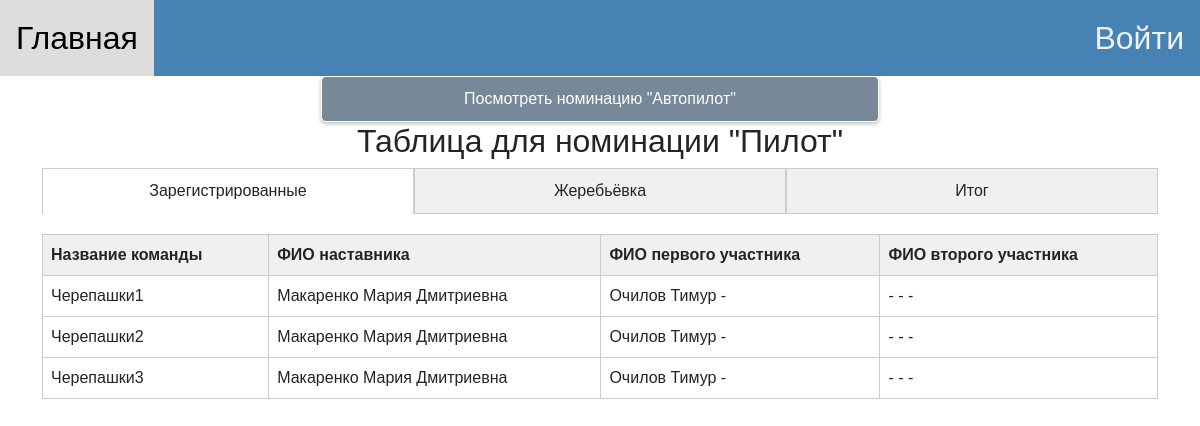
The app's page /table/pilot/15 with its own data.
### for_work_with_database/class_db_team.py (models this page shows)
class TeamDB(SqlAlchemyBase):
    __tablename__ = 'teams'
    id = sqlalchemy.Column(sqlalchemy.Integer, primary_key=True, autoincrement=True)
    name_command = sqlalchemy.Column(sqlalchemy.String)
    name_of_organization = sqlalchemy.Column(sqlalchemy.String)
    first_score = sqlalchemy.Column(sqlalchemy.Text)
    second_score = sqlalchemy.Column(sqlalchemy.Text)
    nomination = sqlalchemy.Column(sqlalchemy.Integer)
    competition_id = sqlalchemy.Column(sqlalchemy.Integer)
    manager = sqlalchemy.Column(sqlalchemy.String)
    number_phone_of_manager = sqlalchemy.Column(sqlalchemy.String)
    email_of_manager = sqlalchemy.Column(sqlalchemy.String)
    name_first_member = sqlalchemy.Column(sqlalchemy.String)
    last_name_first_member = sqlalchemy.Column(sqlalchemy.String)
    middle_name_first_member = sqlalchemy.Column(sqlalchemy.String)
    date_birthday_first_member = sqlalchemy.Column(sqlalchemy.String)
    certificate_PFDO_first_member = sqlalchemy.Column(sqlalchemy.String)
    name_second_member = sqlalchemy.Column(sqlalchemy.String)
    middle_name_second_member = sqlalchemy.Column(sqlalchemy.String)
    last_name_second_member = sqlalchemy.Column(sqlalchemy.String)
    date_birthday_second_member = sqlalchemy.Column(sqlalchemy.String)
    certificate_PFDO_second_member = sqlalchemy.Column(sqlalchemy.String)
    final_top = sqlalchemy.Column(sqlalchemy.Integer)
    final_score = sqlalchemy.Column(sqlalchemy.Integer)
    random_queue = sqlalchemy.Column(sqlalchemy.Integer)
    time_of_first_race = sqlalchemy.Column(sqlalchemy.Integer)
    time_of_second_race = sqlalchemy.Column(sqlalchemy.Integer)
    list_logs_score_of_first_race = sqlalchemy.Column(sqlalchemy.Text)
    list_logs_score_of_second_race = sqlalchemy.Column(sqlalchemy.Text)

### main.py (the view)
@app.route("/table/<string:nomination_name>/<int:id>")
@limiter.limit(REQUESTS_TIME)
def show_table(nomination_name, id):
    nomination_id = find_nominatation_id_by_name(nomination_name)
    sess = db_session.create_session()
    members = sess.query(TeamDB).filter(TeamDB.nomination == nomination_id, TeamDB.competition_id == id)
    competition = sess.query(Competition).filter(Competition.id == id).first()
    competition_date = list(map(int, competition.date.split("-")))
    close_of_registration = datetime.date(month=competition_date[1], year=competition_date[0], day=competition_date[2])
    nomination_name_for_table_head = find_nominatation_name_by_id(nomination_id)
    now_datetime = datetime.date.today()
    if now_datetime > close_of_registration:
        members_random_queue = sorted(members, key=lambda x: x.random_queue)
        final_members_of_competition = sorted(members, key=lambda x: x.final_top)
        started_of_competition = True
        return render_template("show_table_of_competition.html", nomination=nomination_id, members=members,
                               competition=competition, final_members_of_competition=final_members_of_competition,
                               members_random_queue=members_random_queue, started_of_competition=started_of_competition,
                               nomination_show=nomination_name_for_table_head)
    started_of_competition = False
    sess.close()
    return render_template("show_table_of_competition.html", nomination=nomination_id, members=members,
                           competition=competition, started_of_competition=started_of_competition,
                           nomination_show=nomination_name_for_table_head)

### for_work_with_database/db_session.py (called while the page is built)
def create_session() -> Session:
    global __factory
    return __factory()

### main.py (called while the page is built)
def find_nominatation_id_by_name(name_of_nomination):
    if name_of_nomination == "pilot":
        return 1
    return 2

def find_nominatation_name_by_id(name_of_nomination):
    if name_of_nomination == 1:
        return "Пилот"
    return "Автопилот"

### templates/show_table_of_competition.html (shortened to what this page needs)
{% extends "base.html" %}
{% block content %}
<body>
<div align="center">
    {% if nomination_show == "Пилот" %}
    <a href="/table/autopilot/{{competition.id}}">
        <button class="green_button" style="width: 50%">Посмотреть номинацию "Автопилот"</button></a>
    {% else %}
    <a href="/table/pilot/{{competition.id}}">
        <button class="green_button" style="width: 50%">Посмотреть номинацию "Пилот"</button></a>
    {% endif %}
</div>
<h2 align="center">Таблица для номинации "{{ nomination_show }}"</h2>
{% if started_of_competition %}
    <div class="tabs">
        {% if started_of_competition%}
        <div class="tab active" onclick="changeTab(0)">Зарегистрированные</div>
        <div class="tab" onclick="changeTab(1)">Жеребьёвка</div>
        {% endif %}
        <div class="tab" onclick="changeTab(2)">Итог</div>
    </div>
    <div class="tab-content active">
        <table>
            <thead>
            <tr>
                <th>Название команды</th>
                <th>ФИО наставника</th>
                <th>ФИО первого участника</th>
                <th>ФИО второго участника</th>
            </tr>
            </thead>
            <tbody>
            {% for team in members%}
            <tr>
                <td>{{team.name_command}}</td>
                <td>{{team.manager}}</td>
                <td>{{team.last_name_first_member}} {{team.name_first_member}} {{team.middle_name_first_member}}</td>
                <td>{{team.last_name_second_member}} {{team.name_second_member}} {{team.middle_name_second_member}}</td>
            </tr>
            {%endfor%}
            </tbody>
        </table>
    </div>
{% endif %}
</body>
<head>
</head>
</html>
{% endblock %}

### static/styles/style.css (style rules this page uses)
table { width: 100%; border-collapse: collapse; margin-top: 20px; }
th, td { border: 1px solid #ccc; padding: 8px; text-align: left; }
th { background-color: #f0f0f0; }
a { text-decoration: none; }
button.green_button { background-color: #778899; color: white; border: none; padding: 10px 20px; border-radius: 5px; box-shadow: 0px 2px 4px rgba(0, 0, 0, 0.25); font-size: 16px; border: 1px solid white; }

### templates/show_table_of_competition.html (style rules this page uses)
body { font-family: Arial, sans-serif; }
.tabs { display: flex; }
.tab { flex: 1; padding: 10px; text-align: center; cursor: pointer; background-color: #f0f0f0; border: 1px solid #ccc; }
.tab.active { background-color: #fff; border-bottom: none; }
.tab-content { display: none; }
.tab-content.active { display: block; }
table { width: 100%; border-collapse: collapse; margin-top: 20px; }
th, td { border: 1px solid #ccc; padding: 8px; text-align: left; }
th { background-color: #f0f0f0; }

### records on screen
TeamDB: name_command "Черепашки1", manager "Макаренко Мария Дмитриевна", last_name_first_member "Очилов", name_first_member "Тимур", middle_name_first_member "-", last_name_second_member "-", name_second_member "-", middle_name_second_member "-"
TeamDB: name_command "Черепашки2", manager "Макаренко Мария Дмитриевна", last_name_first_member "Очилов", name_first_member "Тимур", middle_name_first_member "-", last_name_second_member "-", name_second_member "-", middle_name_second_member "-"
TeamDB: name_command "Черепашки3", manager "Макаренко Мария Дмитриевна", last_name_first_member "Очилов", name_first_member "Тимур", middle_name_first_member "-", last_name_second_member "-", name_second_member "-", middle_name_second_member "-"

### other values on screen
{{ nomination_show }} "Пилот"
